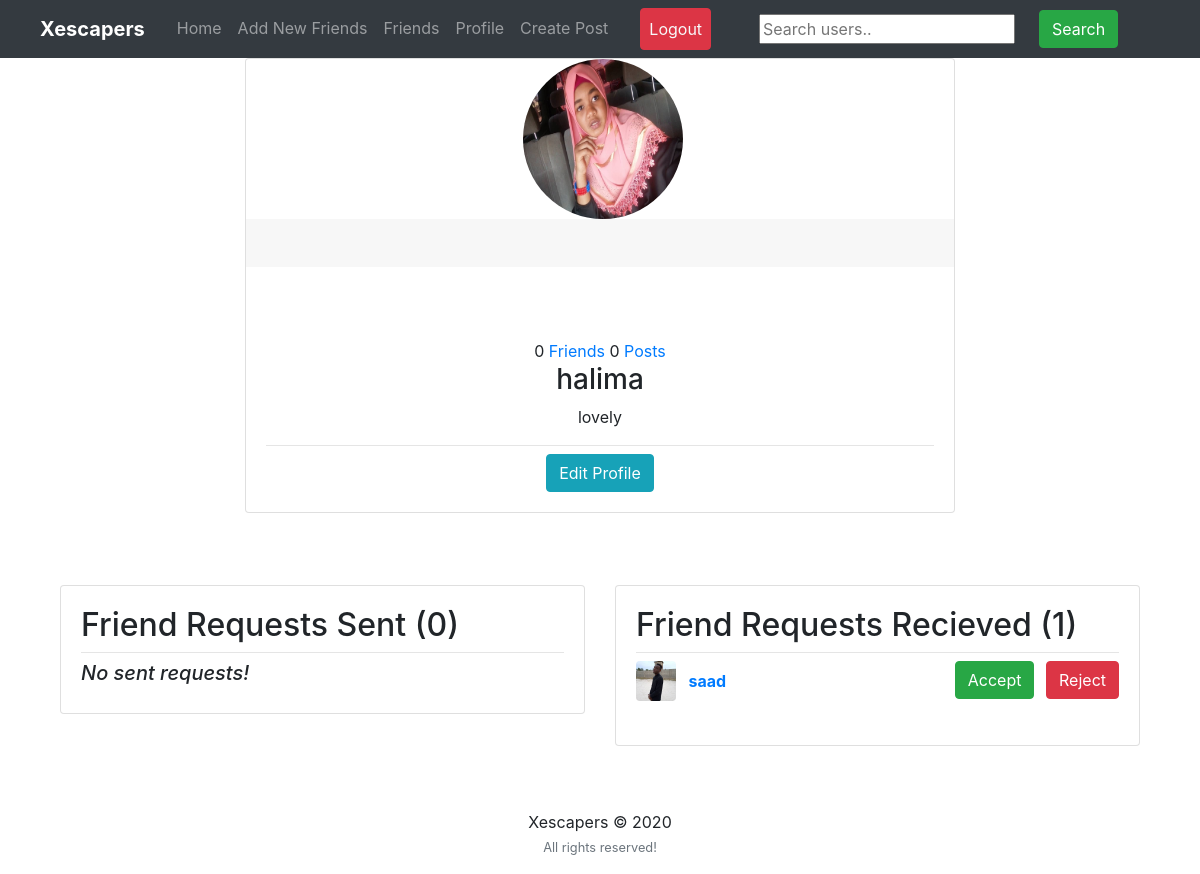
Screenshot of /my-profile/ (signed in) with the database file from the repository.
### users/models.py (models this page shows, shortened)
class Profile(models.Model):
	user = models.OneToOneField(User, on_delete=models.CASCADE)
	image = models.ImageField(default='default.png', upload_to='profile_pics')
	slug = AutoSlugField(populate_from='user')
	bio = models.CharField(max_length=255, blank=True)
	friends = models.ManyToManyField("Profile", blank=True)
	def get_absolute_url(self):
		return "/users/{}".format(self.slug)

class FriendRequest(models.Model):
	to_user = models.ForeignKey(settings.AUTH_USER_MODEL, related_name='to_user', on_delete=models.CASCADE)
	from_user = models.ForeignKey(settings.AUTH_USER_MODEL, related_name='from_user', on_delete=models.CASCADE)
	timestamp = models.DateTimeField(auto_now_add=True)

### users/views.py (the view)
# urls.py: path('my-profile/', user_views.my_profile, name='my_profile'),
@login_required
def my_profile(request):
	p = request.user.profile
	you = p.user
	sent_friend_requests = FriendRequest.objects.filter(from_user=you)
	rec_friend_requests = FriendRequest.objects.filter(to_user=you)
	user_posts = Post.objects.filter(user_name=you)
	friends = p.friends.all()
	button_status = 'none'
	if p not in request.user.profile.friends.all():
		button_status = 'not_friend'
		if len(FriendRequest.objects.filter(
			from_user=request.user).filter(to_user=you)) == 1:
				button_status = 'friend_request_sent'
		if len(FriendRequest.objects.filter(
			from_user=p.user).filter(to_user=request.user)) == 1:
				button_status = 'friend_request_received'
	context = {
		'u': you,
		'button_status': button_status,
		'friends_list': friends,
		'sent_friend_requests': sent_friend_requests,
		'rec_friend_requests': rec_friend_requests,
		'post_count': user_posts.count
	}
	return render(request, "users/profile.html", context)

### users/templates/users/profile.html (shortened to what this page needs)
{% extends "feed/layout.html" %} {% load static %}  {% block searchform %}
    <form
      class="form-inline my-2 my-lg-0 ml-5"
      action="{% url 'search_users' %}"
      method="get"
    >
      <input name="q" type="text" placeholder="Search users.." />
      <button class="btn btn-success my-2 my-sm-0 ml-4" type="submit">
        Search
      </button>
    </form>
    {% endblock searchform %} {% block content %}
    <div class="main-content">
      <div class="container mt-7">
        <div class="row">
          <div class="col-xl-8 m-auto order-xl-2 mb-5 mb-xl-0">
            <div class="card card-profile shadow">
              <div class="row justify-content-center">
                <div class="col-lg-3 order-lg-2">
                  <div class="card-profile-image">
                    <a href="{{ u.profile.image.url }}">
                      <img
                        src="{{ u.profile.image.url }}"
                        class="rounded-circle"
                        width="160px"
                        height="160px"
                      />
                    </a>
                  </div>
                </div>
              </div>
              <div
                class="card-header text-center border-0 pt-8 pt-md-4 pb-0 pb-md-4"
              ></div>
              <div class="card-body pt-0 pt-md-4">
                <div class="row">
                  <div class="col">
                    <div
                      class="card-profile-stats d-flex justify-content-center mt-md-5"
                    >
                      <div>
                        <span class="heading">{{ u.profile.friends.count }}</span>
                        {% if request.user == u %}
                        <span class="description"
                          ><a href="{% url 'friend_list' %}">Friends</a></span
                        >
                        {% else %}
                        <span class="description">Friends</span>
                        {% endif %}
                        <span class="heading">{{ post_count }}</span>
                        <span class="description"
                          ><a href="{% url 'user-posts' u.username %}"
                            >Posts</a
                          ></span
                        >
                      </div>
                    </div>
                  </div>
                </div>
                <div class="text-center">
                  <h3>{{ u }}</h3>
                  <p>{{ u.profile.bio }}</p>
                  <hr class="my-2" />
                  {% if request.user == u %}
                  <a class="btn btn-info" href="{% url 'edit_profile' %}"
                    >Edit Profile</a
                  >
                  {% endif %}
                </div>
              </div>
            </div>
          </div>
        </div>
        <br />
        {% if request.user == u %}
        <div class="row">
          <div class="col-md-6">
            <div class="card card-signin my-5">
              <div class="card-body">
                <h2>Friend Requests Sent ({{ sent_friend_requests.count }})</h2>
                <hr class="my-2" />
                {% if not sent_friend_requests %}
                <h5><i>No sent requests!</i></h5>
                {% endif %}
              </div>
            </div>
          </div>
          <div class="col-md-6">
            <div class="card card-signin my-5">
              <div class="card-body">
                <h2>Friend Requests Recieved ({{ rec_friend_requests.count }})</h2>
                <hr class="my-2" />
                {% if not rec_friend_requests %}
                <h5><i>No recieved requests!</i></h5>
                {% else %} {% for r_request in rec_friend_requests %}
                <a href="{{ r_request.from_user.profile.get_absolute_url }}"
                  ><img
                    src="{{ r_request.from_user.profile.image.url }}"
                    class="rounded mr-2"
                    width="40"
                    height="40"
                    alt=""
                /></a>
                <a
                  class="mr-2 align-middle"
                  href="{{ r_request.from_user.profile.get_absolute_url }}"
                  ><b>{{ r_request.from_user.username }}</b>
                </a>
                <small class="float-right">
                  <a
                    class="btn btn-success mr-2"
                    href="/users/friend-request/accept/{{ r_request.from_user.id }}"
                    >Accept</a
                  >
                  <a
                    class="btn btn-danger"
                    href="/users/friend-request/delete/{{ r_request.from_user.id }}"
                    >Reject</a
                  >
                </small>
                <br /><br />
                {% endfor %} {% endif %}
              </div>
            </div>
          </div>
        </div>
        {% endif %}
      </div>
    </div>
    {% endblock content %} {% block jsfiles %}{% endblock jsfiles %}

### rows the page displays
FriendRequest: from_user.profile.image (picture), from_user.username "saad"

### other values shown
{{ u.profile.friends.count }} "0"
{{ post_count }} "0"
{{ u }} "halima"
{{ u.profile.bio }} "lovely"
{{ sent_friend_requests.count }} "0"
{{ rec_friend_requests.count }} "1"
